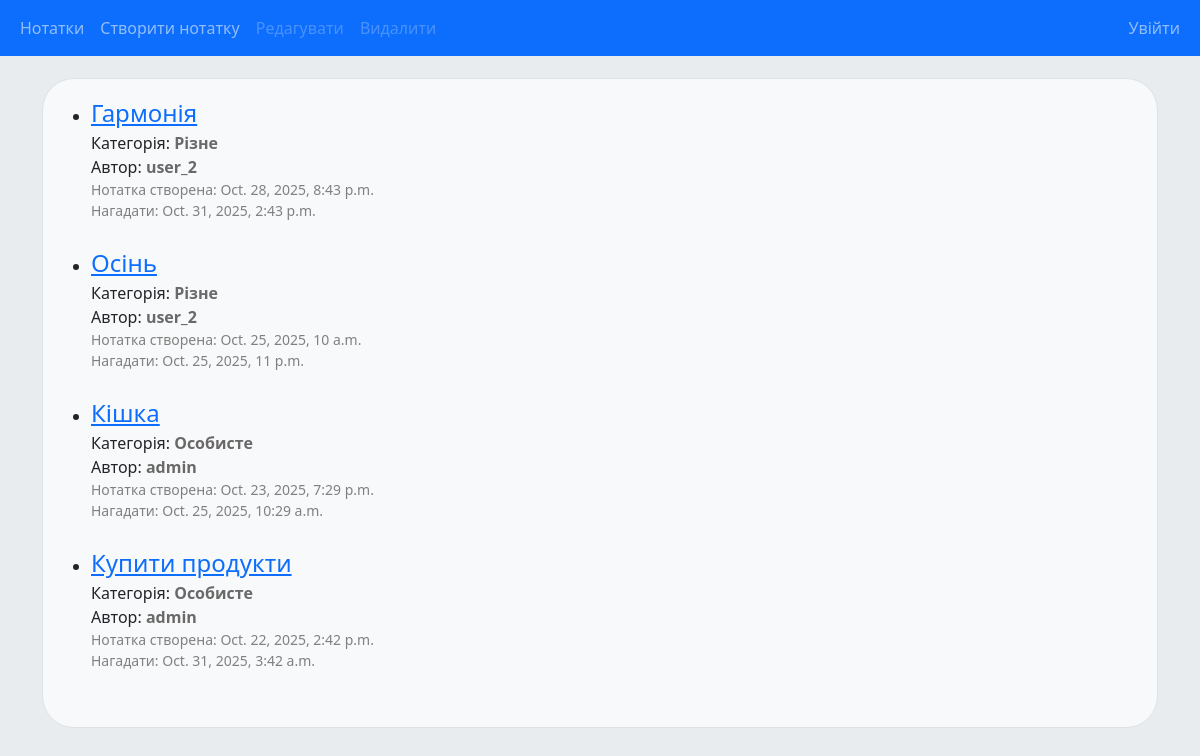
The app's page /notes/ with its own data.
### notes/models.py (models this page shows, shortened)
class Note(models.Model):
    note_category = models.ForeignKey(Category, on_delete=models.CASCADE)
    note_title = models.CharField(max_length=200)
    note_text = models.TextField()
    note_reminder = models.DateTimeField("date reminder")
    note_created_at = models.DateTimeField(auto_now_add=True)
    author = models.ForeignKey(User, on_delete=models.SET_NULL, null=True, blank=True)

class Category(models.Model):
    cat_title = models.CharField(max_length=200)

### notes/views.py (the view)
# urls.py: path("", views.IndexView.as_view(), name="index"),
class IndexView(generic.ListView):
    template_name = "notes/index.html"
    context_object_name = "notes_list"
    def get_queryset(self):
        return Note.objects.all().order_by('-note_created_at')

### notes/templates/notes/index.html (shortened to what this page needs)
{% extends "notes/base.html" %}
{% block content %}
    {% if notes_list %}
        <ul>
            {% for note in notes_list %}
                <li><a href="{% url 'notes:note_detail' note.id %}" class="fs-4">{{ note.note_title }}</a></li>
                <small id="category">
                    <span>Категорія: </span>
                    <span style="color: dimgray; font-weight: bold;">{{ note.note_category.cat_title }}</span>
                </small><br>
                <small id="category">
                    <span>Автор: </span>
                    <span style="color: dimgray; font-weight: bold;">{{ note.author }}</span>
                </small><br>
                <small style="color: gray;">Нотатка створена: {{ note.note_created_at }}</small><br>
                <small style="color: gray;">Нагадати: {{ note.note_reminder }}</small>
                <br><br>
            {% endfor %}
        </ul>
    {% else %}
        <p>No notes are available.</p>
    {% endif %}
{% endblock %}

### notes/static/notes/css/style.css (style rules this page uses)
body { font-family: Arial, sans-serif; margin: 4em; background-color: #f1f1f1; }
a { color: #005BFF; text-decoration: none; font-size: 24px; }
#category { font-size: 16px; }

### records on screen
Note: note_title "Гармонія", note_category.cat_title "Різне", author "user_2", note_created_at "Oct. 28, 2025, 8:43 p.m.", note_reminder "Oct. 31, 2025, 2:43 p.m."
Note: note_title "Осінь", note_category.cat_title "Різне", author "user_2", note_created_at "Oct. 25, 2025, 10 a.m.", note_reminder "Oct. 25, 2025, 11 p.m."
Note: note_title "Кішка", note_category.cat_title "Особисте", author "admin", note_created_at "Oct. 23, 2025, 7:29 p.m.", note_reminder "Oct. 25, 2025, 10:29 a.m."
Note: note_title "Купити продукти", note_category.cat_title "Особисте", author "admin", note_created_at "Oct. 22, 2025, 2:42 p.m.", note_reminder "Oct. 31, 2025, 3:42 a.m."
